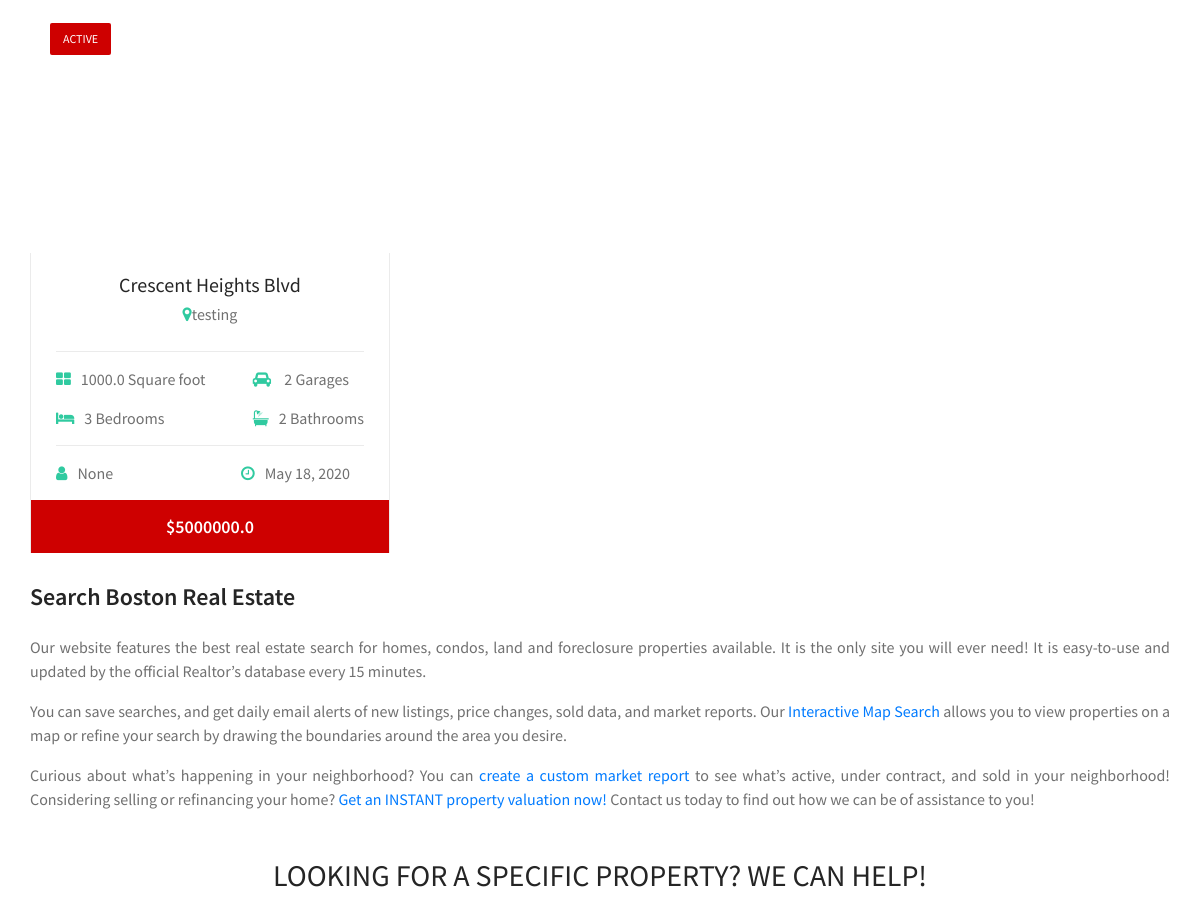
The app's page / (middle part), older data.
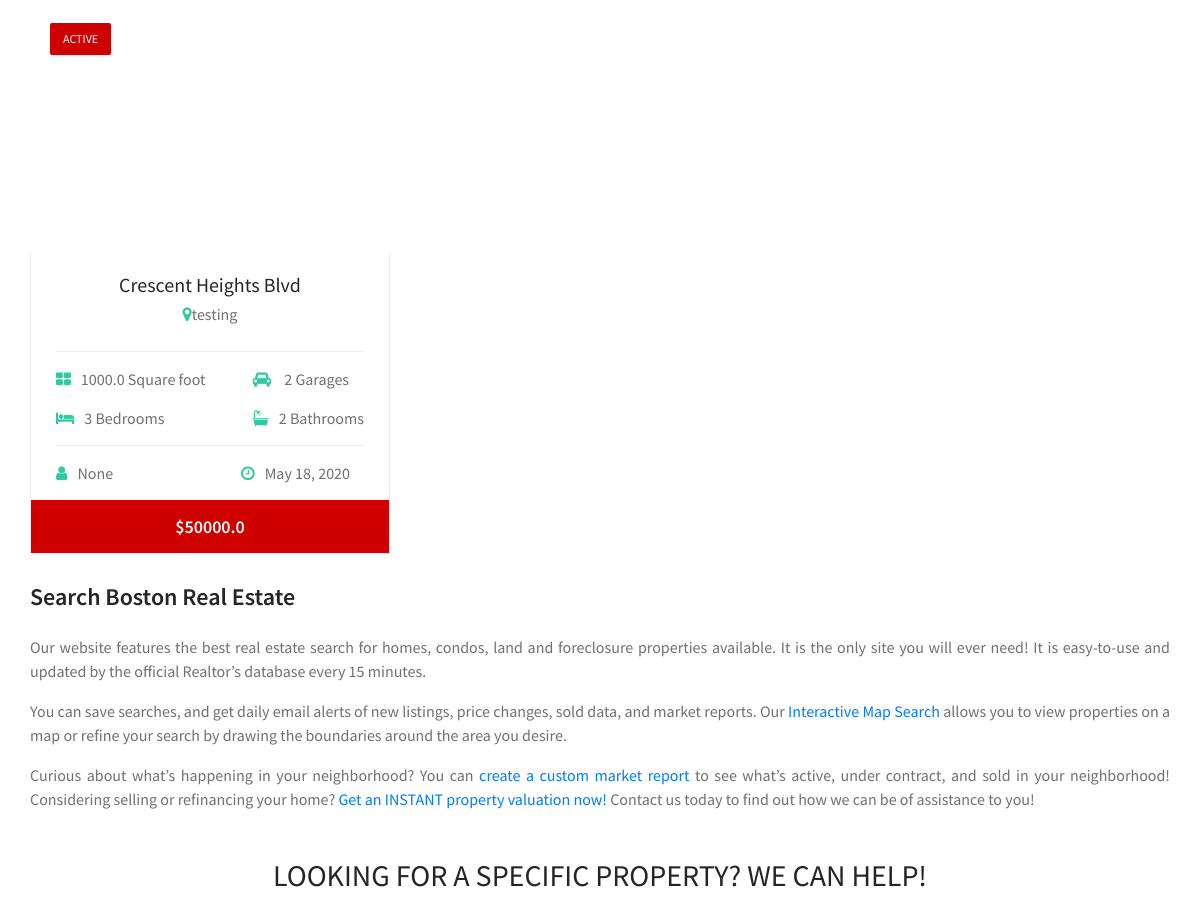
The same page, newer data.
### buyerapp/models.py (models this page shows, shortened)
class Property(models.Model):
    name = models.CharField(max_length=400)
    house = models.CharField(max_length=200)
    user = models.CharField(max_length=100, null=True)
    upload_date = models.DateField(default=date.today)
    city = models.ForeignKey('City', on_delete=models.CASCADE)
    property_address = models.CharField(max_length=300)
    zipcode = models.CharField(max_length=15)
    lattitude = models.FloatField(blank=True)
    longitude = models.FloatField(blank=True)
    property_type = models.ForeignKey('PropertyType',on_delete=models.CASCADE)
    sale_type = models.ForeignKey('SaleStatus', on_delete=models.CASCADE)
    furnished = models.BooleanField(null=True)
    price = models.FloatField()
    rooms = models.IntegerField()
    bathrooms = models.IntegerField()
    garden = models.BooleanField(null=True, default=False)
    pool = models.BooleanField(null=True, default=False)
    parking = models.BooleanField(null=True, default=False)
    property_desc = models.TextField()
    location_desc = models.TextField()
    style = models.ForeignKey('Style', on_delete=models.CASCADE)
    built_year = models.IntegerField()
    short_sale= models.BooleanField()
    Foreclosure= models.BooleanField()
    property_size_in_sqrfeet = models.FloatField()
    property_size_in_acres= models.FloatField()
    mls_no = models.CharField(max_length=30, null=True)
    featured = models.BooleanField()
    property_image= models.ImageField()
    area = models.CharField(max_length=220)
    class Meta:
        verbose_name = "Property"
        verbose_name_plural = "Properties"

class SaleStatus(models.Model):
    value = models.CharField(max_length=150,  unique=True)
    def __str__(self):
        return self.value
    class Meta:
        verbose_name = "Sales Status"
        verbose_name_plural = "Sales Status"

### buyerapp/views.py (the view)
# urls.py: path('', home),
def home(request):
	property_list = Property.objects.order_by('-upload_date')[:6]
	today = date.today()
	return render(request, 'buyer/index.html', {'cities': City.objects.all(), 'areas':Area.objects.all(),'property_list':property_list})

### templates/buyer/index.html (shortened to what this page needs)
{% extends  'buyer/base.html' %}
{% load static %}
{% block pagecontent %}
<section class="feature-section spad">
	<div class="container">
		<div class="row">
		{% for property in property_list %}
			<div class="col-lg-4 col-md-6">
				<div class="feature-item">
					<div class="feature-pic set-bg" data-setbg="{{ property.property_image.url }}">
						<div class="sale-notic">{{ property.sale_type }}</div>
					</div>
					<div class="feature-text">
						<div class="text-center feature-title">
							<h5>{{ property.name }}</h5>
							<p><i class="fa fa-map-marker"></i>{{ property.property_address }}</p>
						</div>
						<div class="room-info-warp">
							<div class="room-info">
								<div class="rf-left">
									<p><i class="fa fa-th-large"></i>{{ property.property_size_in_sqrfeet }} Square foot</p>
									<p><i class="fa fa-bed"></i>{{ property.rooms }} Bedrooms</p>
								</div>
								<div class="rf-right">
									<p><i class="fa fa-car"></i> 2 Garages</p>
									<p><i class="fa fa-bath"></i>{{ property.bathrooms }} Bathrooms</p>
								</div>
							</div>
							<div class="room-info">
								<div class="rf-left">
									<p><i class="fa fa-user"></i>{{ property.user }}</p>
								</div>
								<div class="rf-right">
									<p><i class="fa fa-clock-o"></i>{{ property.upload_date }}</p>
								</div>
							</div>
						</div>
						<a href="#" class="room-price">${{ property.price }}</a>
					</div>
				</div>
			</div>
		{% endfor %}
		</div>
	</div>
</section>
<section class="properties-section spad-text">
	<div class="container">
		<h4>
			Search Boston Real Estate
		</h4>
		<br>
		<p>
			Our website features the best real estate search for homes, condos, land and foreclosure properties available. It is the only site you will ever need! It is easy-to-use and updated by the official Realtor’s database every 15 minutes.
		</p>
		<p>
			You can save searches, and get daily email alerts of new listings, price changes, sold data, and market reports. Our <a href="" >Interactive Map Search </a> allows you to view properties on a map or refine your search by drawing the boundaries around the area you desire.
		</p>
		<p>
			Curious about what’s happening in your neighborhood? You can <a href="">create a custom market report </a> to see what’s active, under contract, and sold in your neighborhood!
Considering selling or refinancing your home? <a href="">Get an INSTANT property valuation now!</a>
Contact us today to find out how we can be of assistance to you!
<br>
		</p>
</div>
</section>
<section class="feature-category-section spad">
	<div class="container">
		<div class="section-title text-center">
			<h3>Looking for a specific property? We can help!</h3>
		</div>
	</div>
</section>
{% endblock %}

Row changes from the older to the newer data that the page shows:
changed Property "Crescent Heights Blvd": price "5000000.0" → "50000.0"
